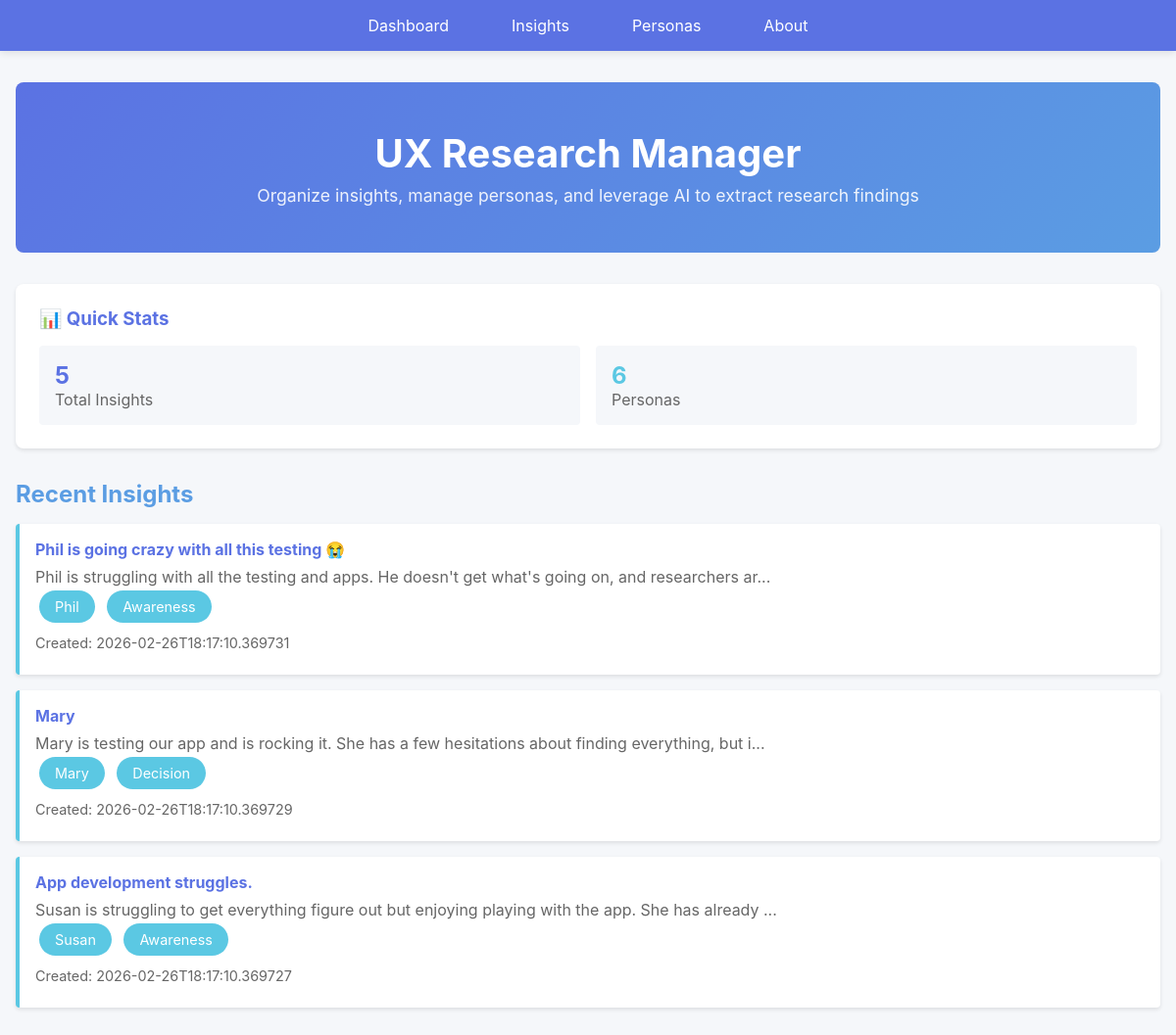
The page / on the database its author committed.
### models.py (models this page shows, shortened)
class Insight(db.Model):
    __tablename__ = 'insights'
    id = db.Column(db.Integer, primary_key=True)
    title = db.Column(db.String(200), nullable=False)
    description = db.Column(db.Text, nullable=False)
    persona_id = db.Column(db.Integer, db.ForeignKey('personas.id'), nullable=True)
    journey_stage = db.Column(db.String(100), nullable=True)
    timestamp = db.Column(db.DateTime, nullable=False, default=datetime.utcnow)
    ai_summary = db.Column(db.Text, nullable=True)
    def to_dict(self):
        return {
            'id': self.id,
            'title': self.title,
            'description': self.description,
            'persona_id': self.persona_id,
            'persona_name': self.persona.name if self.persona else None,
            'journey_stage': self.journey_stage,
            'timestamp': self.timestamp.isoformat() if self.timestamp else None,
            'ai_summary': self.ai_summary
        }

class Persona(db.Model):
    __tablename__ = 'personas'
    id = db.Column(db.Integer, primary_key=True)
    name = db.Column(db.String(200), nullable=False)
    description = db.Column(db.Text, nullable=False)
    timestamp = db.Column(db.DateTime, nullable=False, default=datetime.utcnow)
    insights = db.relationship('Insight', backref='persona', lazy=True, cascade='all, delete-orphan')

### web_app.py (the view)
@app.route('/')
def dashboard():
    insights = Insight.query.order_by(Insight.timestamp.desc()).all()
    personas = Persona.query.all()
    recent_insights = []
    for insight in insights[:3]:  # First 3 (most recent)
        insight_dict = insight.to_dict()
        recent_insights.append(insight_dict)
    return render_template(
        'dashboard.html',
        colors=COLORS,
        insights_count=len(insights),
        personas_count=len(personas),
        recent_insights=recent_insights
    )

### templates/dashboard.html
{% extends "base.html" %}
{% block content %}
<div class="hero">
    <h1>UX Research Manager</h1>
    <p>Organize insights, manage personas, and leverage AI to extract research findings</p>
</div>
<div class="filter-section">
    <h3>📊 Quick Stats</h3>
    <div style="display: grid; grid-template-columns: repeat(auto-fit, minmax(150px, 1fr)); gap: 1rem;">
        <div style="padding: 1rem; background: #f5f7fa; border-radius: 4px;">
            <div style="font-size: 1.5rem; font-weight: bold; color: var(--royal-blue);">{{ insights_count }}</div>
            <div style="color: #666;">Total Insights</div>
        </div>
        <div style="padding: 1rem; background: #f5f7fa; border-radius: 4px;">
            <div style="font-size: 1.5rem; font-weight: bold; color: var(--sky-blue);">{{ personas_count }}</div>
            <div style="color: #666;">Personas</div>
        </div>
    </div>
</div>
<h2>Recent Insights</h2>
{% if recent_insights %}
<div class="insights-list">
    {% for insight in recent_insights %}
    <div class="insight-item">
        <h4>{{ insight.title }}</h4>
        <p style="color: #666;">{{ insight.description[:100] }}...</p>
        {% if insight.persona_id %}
        <span class="chip">{{ insight.persona_name }}</span>
        {% endif %}
        {% if insight.journey_stage %}
        <span class="chip">{{ insight.journey_stage }}</span>
        {% endif %}
        <div class="meta">Created: {{ insight.timestamp }}</div>
    </div>
    {% endfor %}
</div>
{% else %}
<div class="empty-state">
    <p>No insights yet. <a href="/insights" style="color: var(--royal-blue);">Create one!</a></p>
</div>
{% endif %}
{% endblock %}

### static/style.css (style rules this page uses)
* { margin: 0; padding: 0; box-sizing: border-box; }
body { font-family: -apple-system, BlinkMacSystemFont, 'Segoe UI', Roboto, Oxygen, Ubuntu, Cantarell, sans-serif; background-color: #f5f7fa; color: #333; }
h1 { color: var(--royal-blue); margin-bottom: 2rem; text-align: center; }
h2 { color: var(--medium-blue); margin: 1.5rem 0 1rem 0; }
.chip { display: inline-block; background-color: var(--sky-blue); color: white; padding: 0.5rem 1rem; border-radius: 20px; margin: 0.25rem; font-size: 0.9rem; }
.filter-section { background: var(--white); padding: 1.5rem; border-radius: 8px; margin-bottom: 2rem; box-shadow: 0 2px 4px rgba(0,0,0,0.1); }
.filter-section h3 { color: var(--royal-blue); margin-bottom: 1rem; }
.insights-list, .personas-list { display: grid; grid-template-columns: 1fr; gap: 1rem; }
.insight-item, .persona-item { background: var(--white); padding: 1rem; border-left: 4px solid var(--sky-blue); border-radius: 4px; box-shadow: 0 2px 4px rgba(0,0,0,0.1); }
.insight-item h4, .persona-item h4 { color: var(--royal-blue); margin-bottom: 0.5rem; }
.meta { color: #666; font-size: 0.9rem; margin: 0.5rem 0; }
.hero { text-align: center; padding: 3rem 1rem; background: linear-gradient(135deg, var(--royal-blue) 0%, var(--medium-blue) 100%); color: white; border-radius: 8px; margin-bottom: 2rem; }
.hero h1 { color: white; font-size: 2.5rem; margin-bottom: 0.5rem; }
.hero p { font-size: 1.1rem; opacity: 0.9; }

### rows shown on the page
Insight: title "Phil is going crazy with all this testing 😭", description "Phil is struggling with all the testing and apps. He doesn't get what's going on, and researchers ar", journey_stage "Awareness"
Persona: persona_name "Phil"
Insight: title "Mary", description "Mary is testing our app and is rocking it. She has a few hesitations about finding everything, but i", journey_stage "Decision"
Persona: persona_name "Mary"
Insight: title "App development struggles.", description "Susan is struggling to get everything figure out but enjoying playing with the app. She has already", journey_stage "Awareness"
Persona: persona_name "Susan"

### other values the page prints
{{ insights_count }} "5"
{{ personas_count }} "6"
{{ insight.timestamp }} "2026-02-26T18:17:10.369731" "2026-02-26T18:17:10.369729" "2026-02-26T18:17:10.369727"
